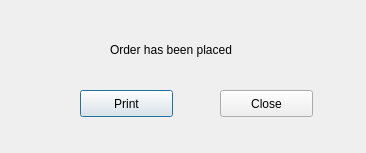
<?xml version="1.0" encoding="UTF-8"?>
<ui version="4.0">
 <class>Dialog8</class>
 <widget class="QDialog" name="Dialog8">
  <property name="geometry">
   <rect>
    <x>0</x>
    <y>0</y>
    <width>366</width>
    <height>153</height>
   </rect>
  </property>
  <property name="windowTitle">
   <string>Dialog</string>
  </property>
  <widget class="QLabel" name="label">
   <property name="geometry">
    <rect>
     <x>110</x>
     <y>40</y>
     <width>151</width>
     <height>20</height>
    </rect>
   </property>
   <property name="text">
    <string>Order has been placed</string>
   </property>
  </widget>
  <widget class="QPushButton" name="pushButton">
   <property name="geometry">
    <rect>
     <x>80</x>
     <y>90</y>
     <width>93</width>
     <height>27</height>
    </rect>
   </property>
   <property name="text">
    <string>Print</string>
   </property>
  </widget>
  <widget class="QPushButton" name="pushButton_2">
   <property name="geometry">
    <rect>
     <x>220</x>
     <y>90</y>
     <width>93</width>
     <height>27</height>
    </rect>
   </property>
   <property name="text">
    <string>Close</string>
   </property>
  </widget>
 </widget>
 <resources/>
 <connections/>
</ui>
